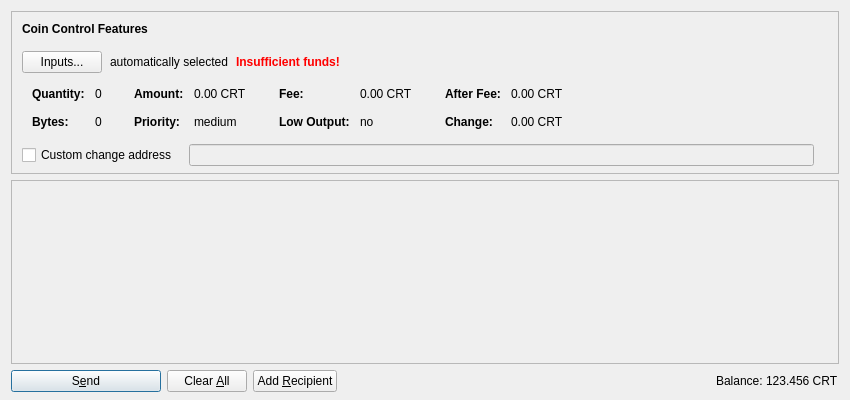
<?xml version="1.0" encoding="UTF-8"?>
<ui version="4.0">
 <class>SendCoinsDialog</class>
 <widget class="QDialog" name="SendCoinsDialog">
  <property name="geometry">
   <rect>
    <x>0</x>
    <y>0</y>
    <width>850</width>
    <height>400</height>
   </rect>
  </property>
  <property name="windowTitle">
   <string>Send Coins</string>
  </property>
  <layout class="QVBoxLayout" name="verticalLayout" stretch="0,1,0">
   <property name="bottomMargin">
    <number>8</number>
   </property>
   <item>
    <widget class="QFrame" name="frameCoinControl">
     <property name="sizePolicy">
      <sizepolicy hsizetype="Expanding" vsizetype="Expanding">
       <horstretch>0</horstretch>
       <verstretch>0</verstretch>
      </sizepolicy>
     </property>
     <property name="maximumSize">
      <size>
       <width>16777215</width>
       <height>16777215</height>
      </size>
     </property>
     <property name="frameShape">
      <enum>QFrame::StyledPanel</enum>
     </property>
     <property name="frameShadow">
      <enum>QFrame::Sunken</enum>
     </property>
     <layout class="QVBoxLayout" name="verticalLayoutCoinControl2">
      <property name="spacing">
       <number>0</number>
      </property>
      <property name="leftMargin">
       <number>0</number>
      </property>
      <property name="topMargin">
       <number>0</number>
      </property>
      <property name="rightMargin">
       <number>0</number>
      </property>
      <property name="bottomMargin">
       <number>6</number>
      </property>
      <item>
       <layout class="QVBoxLayout" name="verticalLayoutCoinControl" stretch="0,0,0,0,1">
        <property name="spacing">
         <number>0</number>
        </property>
        <property name="leftMargin">
         <number>10</number>
        </property>
        <property name="topMargin">
         <number>10</number>
        </property>
        <item>
         <layout class="QHBoxLayout" name="horizontalLayoutCoinControl1">
          <property name="bottomMargin">
           <number>15</number>
          </property>
          <item>
           <widget class="QLabel" name="labelCoinControlFeatures">
            <property name="sizePolicy">
             <sizepolicy hsizetype="Preferred" vsizetype="Maximum">
              <horstretch>0</horstretch>
              <verstretch>0</verstretch>
             </sizepolicy>
            </property>
            <property name="font">
             <font>
              <weight>75</weight>
              <bold>true</bold>
             </font>
            </property>
            <property name="styleSheet">
             <string notr="true">font-weight:bold;</string>
            </property>
            <property name="text">
             <string>Coin Control Features</string>
            </property>
           </widget>
          </item>
         </layout>
        </item>
        <item>
         <layout class="QHBoxLayout" name="horizontalLayoutCoinControl2" stretch="0,0,0,0">
          <property name="spacing">
           <number>8</number>
          </property>
          <property name="bottomMargin">
           <number>10</number>
          </property>
          <item>
           <widget class="QPushButton" name="pushButtonCoinControl">
            <property name="styleSheet">
             <string notr="true"/>
            </property>
            <property name="text">
             <string>Inputs...</string>
            </property>
           </widget>
          </item>
          <item>
           <widget class="QLabel" name="labelCoinControlAutomaticallySelected">
            <property name="text">
             <string>automatically selected</string>
            </property>
            <property name="margin">
             <number>5</number>
            </property>
           </widget>
          </item>
          <item>
           <widget class="QLabel" name="labelCoinControlInsuffFunds">
            <property name="font">
             <font>
              <weight>75</weight>
              <bold>true</bold>
             </font>
            </property>
            <property name="styleSheet">
             <string notr="true">color:red;font-weight:bold;</string>
            </property>
            <property name="text">
             <string>Insufficient funds!</string>
            </property>
            <property name="margin">
             <number>5</number>
            </property>
           </widget>
          </item>
          <item>
           <spacer name="horizontalSpacerCoinControl">
            <property name="orientation">
             <enum>Qt::Horizontal</enum>
            </property>
            <property name="sizeHint" stdset="0">
             <size>
              <width>40</width>
              <height>1</height>
             </size>
            </property>
           </spacer>
          </item>
         </layout>
        </item>
        <item>
         <widget class="QWidget" name="widgetCoinControl" native="true">
          <property name="sizePolicy">
           <sizepolicy hsizetype="Preferred" vsizetype="Preferred">
            <horstretch>0</horstretch>
            <verstretch>0</verstretch>
           </sizepolicy>
          </property>
          <property name="minimumSize">
           <size>
            <width>0</width>
            <height>0</height>
           </size>
          </property>
          <property name="styleSheet">
           <string notr="true"/>
          </property>
          <layout class="QHBoxLayout" name="horizontalLayoutCoinControl5">
           <property name="leftMargin">
            <number>0</number>
           </property>
           <property name="topMargin">
            <number>0</number>
           </property>
           <property name="rightMargin">
            <number>0</number>
           </property>
           <property name="bottomMargin">
            <number>0</number>
           </property>
           <item>
            <layout class="QHBoxLayout" name="horizontalLayoutCoinControl3" stretch="0,0,0,1">
             <property name="spacing">
              <number>20</number>
             </property>
             <property name="topMargin">
              <number>0</number>
             </property>
             <property name="bottomMargin">
              <number>10</number>
             </property>
             <item>
              <layout class="QFormLayout" name="formLayoutCoinControl1">
               <property name="horizontalSpacing">
                <number>10</number>
               </property>
               <property name="verticalSpacing">
                <number>14</number>
               </property>
               <property name="leftMargin">
                <number>10</number>
               </property>
               <property name="topMargin">
                <number>4</number>
               </property>
               <property name="rightMargin">
                <number>6</number>
               </property>
               <item row="0" column="0">
                <widget class="QLabel" name="labelCoinControlQuantityText">
                 <property name="font">
                  <font>
                   <weight>75</weight>
                   <bold>true</bold>
                  </font>
                 </property>
                 <property name="text">
                  <string>Quantity:</string>
                 </property>
                 <property name="margin">
                  <number>0</number>
                 </property>
                </widget>
               </item>
               <item row="0" column="1">
                <widget class="QLabel" name="labelCoinControlQuantity">
                 <property name="cursor">
                  <cursorShape>IBeamCursor</cursorShape>
                 </property>
                 <property name="contextMenuPolicy">
                  <enum>Qt::ActionsContextMenu</enum>
                 </property>
                 <property name="text">
                  <string notr="true">0</string>
                 </property>
                 <property name="margin">
                  <number>0</number>
                 </property>
                 <property name="textInteractionFlags">
                  <set>Qt::LinksAccessibleByMouse|Qt::TextSelectableByKeyboard|Qt::TextSelectableByMouse</set>
                 </property>
                </widget>
               </item>
               <item row="1" column="0">
                <widget class="QLabel" name="labelCoinControlBytesText">
                 <property name="font">
                  <font>
                   <weight>75</weight>
                   <bold>true</bold>
                  </font>
                 </property>
                 <property name="text">
                  <string>Bytes:</string>
                 </property>
                </widget>
               </item>
               <item row="1" column="1">
                <widget class="QLabel" name="labelCoinControlBytes">
                 <property name="cursor">
                  <cursorShape>IBeamCursor</cursorShape>
                 </property>
                 <property name="contextMenuPolicy">
                  <enum>Qt::ActionsContextMenu</enum>
                 </property>
                 <property name="text">
                  <string notr="true">0</string>
                 </property>
                 <property name="textInteractionFlags">
                  <set>Qt::LinksAccessibleByMouse|Qt::TextSelectableByKeyboard|Qt::TextSelectableByMouse</set>
                 </property>
                </widget>
               </item>
              </layout>
             </item>
             <item>
              <layout class="QFormLayout" name="formLayoutCoinControl2">
               <property name="horizontalSpacing">
                <number>10</number>
               </property>
               <property name="verticalSpacing">
                <number>14</number>
               </property>
               <property name="leftMargin">
                <number>6</number>
               </property>
               <property name="topMargin">
                <number>4</number>
               </property>
               <property name="rightMargin">
                <number>6</number>
               </property>
               <item row="0" column="0">
                <widget class="QLabel" name="labelCoinControlAmountText">
                 <property name="font">
                  <font>
                   <weight>75</weight>
                   <bold>true</bold>
                  </font>
                 </property>
                 <property name="text">
                  <string>Amount:</string>
                 </property>
                 <property name="margin">
                  <number>0</number>
                 </property>
                </widget>
               </item>
               <item row="0" column="1">
                <widget class="QLabel" name="labelCoinControlAmount">
                 <property name="cursor">
                  <cursorShape>IBeamCursor</cursorShape>
                 </property>
                 <property name="contextMenuPolicy">
                  <enum>Qt::ActionsContextMenu</enum>
                 </property>
                 <property name="text">
                  <string notr="true">0.00 CRT</string>
                 </property>
                 <property name="textInteractionFlags">
                  <set>Qt::LinksAccessibleByMouse|Qt::TextSelectableByKeyboard|Qt::TextSelectableByMouse</set>
                 </property>
                </widget>
               </item>
               <item row="1" column="0">
                <widget class="QLabel" name="labelCoinControlPriorityText">
                 <property name="font">
                  <font>
                   <weight>75</weight>
                   <bold>true</bold>
                  </font>
                 </property>
                 <property name="text">
                  <string>Priority:</string>
                 </property>
                </widget>
               </item>
               <item row="1" column="1">
                <widget class="QLabel" name="labelCoinControlPriority">
                 <property name="cursor">
                  <cursorShape>IBeamCursor</cursorShape>
                 </property>
                 <property name="contextMenuPolicy">
                  <enum>Qt::ActionsContextMenu</enum>
                 </property>
                 <property name="text">
                  <string notr="true">medium</string>
                 </property>
                 <property name="textInteractionFlags">
                  <set>Qt::LinksAccessibleByMouse|Qt::TextSelectableByKeyboard|Qt::TextSelectableByMouse</set>
                 </property>
                </widget>
               </item>
              </layout>
             </item>
             <item>
              <layout class="QFormLayout" name="formLayoutCoinControl3">
               <property name="horizontalSpacing">
                <number>10</number>
               </property>
               <property name="verticalSpacing">
                <number>14</number>
               </property>
               <property name="leftMargin">
                <number>6</number>
               </property>
               <property name="topMargin">
                <number>4</number>
               </property>
               <property name="rightMargin">
                <number>6</number>
               </property>
               <item row="0" column="0">
                <widget class="QLabel" name="labelCoinControlFeeText">
                 <property name="font">
                  <font>
                   <weight>75</weight>
                   <bold>true</bold>
                  </font>
                 </property>
                 <property name="text">
                  <string>Fee:</string>
                 </property>
                 <property name="margin">
                  <number>0</number>
                 </property>
                </widget>
               </item>
               <item row="0" column="1">
                <widget class="QLabel" name="labelCoinControlFee">
                 <property name="cursor">
                  <cursorShape>IBeamCursor</cursorShape>
                 </property>
                 <property name="contextMenuPolicy">
                  <enum>Qt::ActionsContextMenu</enum>
                 </property>
                 <property name="text">
                  <string notr="true">0.00 CRT</string>
                 </property>
                 <property name="textInteractionFlags">
                  <set>Qt::LinksAccessibleByMouse|Qt::TextSelectableByKeyboard|Qt::TextSelectableByMouse</set>
                 </property>
                </widget>
               </item>
               <item row="1" column="0">
                <widget class="QLabel" name="labelCoinControlLowOutputText">
                 <property name="font">
                  <font>
                   <weight>75</weight>
                   <bold>true</bold>
                  </font>
                 </property>
                 <property name="text">
                  <string>Low Output:</string>
                 </property>
                </widget>
               </item>
               <item row="1" column="1">
                <widget class="QLabel" name="labelCoinControlLowOutput">
                 <property name="cursor">
                  <cursorShape>IBeamCursor</cursorShape>
                 </property>
                 <property name="contextMenuPolicy">
                  <enum>Qt::ActionsContextMenu</enum>
                 </property>
                 <property name="text">
                  <string notr="true">no</string>
                 </property>
                 <property name="textInteractionFlags">
                  <set>Qt::LinksAccessibleByMouse|Qt::TextSelectableByKeyboard|Qt::TextSelectableByMouse</set>
                 </property>
                </widget>
               </item>
              </layout>
             </item>
             <item>
              <layout class="QFormLayout" name="formLayoutCoinControl4">
               <property name="horizontalSpacing">
                <number>10</number>
               </property>
               <property name="verticalSpacing">
                <number>14</number>
               </property>
               <property name="leftMargin">
                <number>6</number>
               </property>
               <property name="topMargin">
                <number>4</number>
               </property>
               <property name="rightMargin">
                <number>6</number>
               </property>
               <item row="0" column="0">
                <widget class="QLabel" name="labelCoinControlAfterFeeText">
                 <property name="font">
                  <font>
                   <weight>75</weight>
                   <bold>true</bold>
                  </font>
                 </property>
                 <property name="text">
                  <string>After Fee:</string>
                 </property>
                 <property name="margin">
                  <number>0</number>
                 </property>
                </widget>
               </item>
               <item row="0" column="1">
                <widget class="QLabel" name="labelCoinControlAfterFee">
                 <property name="cursor">
                  <cursorShape>IBeamCursor</cursorShape>
                 </property>
                 <property name="contextMenuPolicy">
                  <enum>Qt::ActionsContextMenu</enum>
                 </property>
                 <property name="text">
                  <string notr="true">0.00 CRT</string>
                 </property>
                 <property name="textInteractionFlags">
                  <set>Qt::LinksAccessibleByMouse|Qt::TextSelectableByKeyboard|Qt::TextSelectableByMouse</set>
                 </property>
                </widget>
               </item>
               <item row="1" column="0">
                <widget class="QLabel" name="labelCoinControlChangeText">
                 <property name="font">
                  <font>
                   <weight>75</weight>
                   <bold>true</bold>
                  </font>
                 </property>
                 <property name="text">
                  <string>Change:</string>
                 </property>
                </widget>
               </item>
               <item row="1" column="1">
                <widget class="QLabel" name="labelCoinControlChange">
                 <property name="cursor">
                  <cursorShape>IBeamCursor</cursorShape>
                 </property>
                 <property name="contextMenuPolicy">
                  <enum>Qt::ActionsContextMenu</enum>
                 </property>
                 <property name="text">
                  <string notr="true">0.00 CRT</string>
                 </property>
                 <property name="textInteractionFlags">
                  <set>Qt::LinksAccessibleByMouse|Qt::TextSelectableByKeyboard|Qt::TextSelectableByMouse</set>
                 </property>
                </widget>
               </item>
              </layout>
             </item>
            </layout>
           </item>
          </layout>
         </widget>
        </item>
        <item>
         <layout class="QHBoxLayout" name="horizontalLayoutCoinControl4" stretch="0,0,0">
          <property name="spacing">
           <number>12</number>
          </property>
          <property name="sizeConstraint">
           <enum>QLayout::SetDefaultConstraint</enum>
          </property>
          <property name="topMargin">
           <number>5</number>
          </property>
          <property name="rightMargin">
           <number>5</number>
          </property>
          <item>
           <widget class="QCheckBox" name="checkBoxCoinControlChange">
            <property name="toolTip">
             <string>If this is activated, but the change address is empty or invalid, change will be sent to a newly generated address.</string>
            </property>
            <property name="text">
             <string>Custom change address</string>
            </property>
           </widget>
          </item>
          <item>
           <widget class="QValidatedLineEdit" name="lineEditCoinControlChange">
            <property name="enabled">
             <bool>false</bool>
            </property>
            <property name="sizePolicy">
             <sizepolicy hsizetype="Expanding" vsizetype="Fixed">
              <horstretch>0</horstretch>
              <verstretch>0</verstretch>
             </sizepolicy>
            </property>
           </widget>
          </item>
          <item>
           <widget class="QLabel" name="labelCoinControlChangeLabel">
            <property name="sizePolicy">
             <sizepolicy hsizetype="Preferred" vsizetype="Expanding">
              <horstretch>0</horstretch>
              <verstretch>0</verstretch>
             </sizepolicy>
            </property>
            <property name="minimumSize">
             <size>
              <width>0</width>
              <height>0</height>
             </size>
            </property>
            <property name="text">
             <string/>
            </property>
            <property name="margin">
             <number>3</number>
            </property>
           </widget>
          </item>
         </layout>
        </item>
        <item>
         <spacer name="verticalSpacerCoinControl">
          <property name="orientation">
           <enum>Qt::Vertical</enum>
          </property>
          <property name="sizeHint" stdset="0">
           <size>
            <width>800</width>
            <height>1</height>
           </size>
          </property>
         </spacer>
        </item>
       </layout>
      </item>
     </layout>
    </widget>
   </item>
   <item>
    <widget class="QScrollArea" name="scrollArea">
     <property name="widgetResizable">
      <bool>true</bool>
     </property>
     <widget class="QWidget" name="scrollAreaWidgetContents">
      <property name="geometry">
       <rect>
        <x>0</x>
        <y>0</y>
        <width>830</width>
        <height>178</height>
       </rect>
      </property>
      <layout class="QVBoxLayout" name="verticalLayout_2" stretch="0,1">
       <property name="leftMargin">
        <number>0</number>
       </property>
       <property name="topMargin">
        <number>0</number>
       </property>
       <property name="rightMargin">
        <number>0</number>
       </property>
       <property name="bottomMargin">
        <number>0</number>
       </property>
       <item>
        <layout class="QVBoxLayout" name="entries">
         <property name="spacing">
          <number>6</number>
         </property>
        </layout>
       </item>
       <item>
        <spacer name="verticalSpacer">
         <property name="orientation">
          <enum>Qt::Vertical</enum>
         </property>
         <property name="sizeHint" stdset="0">
          <size>
           <width>20</width>
           <height>40</height>
          </size>
         </property>
        </spacer>
       </item>
      </layout>
     </widget>
    </widget>
   </item>
   <item>
    <layout class="QHBoxLayout" name="horizontalLayout">
     <item>
      <widget class="QPushButton" name="sendButton">
       <property name="minimumSize">
        <size>
         <width>150</width>
         <height>0</height>
        </size>
       </property>
       <property name="toolTip">
        <string>Confirm the send action</string>
       </property>
       <property name="text">
        <string>S&amp;end</string>
       </property>
       <property name="icon">
        <iconset resource="../cryptotarget.qrc">
         <normaloff>:/icons/send</normaloff>:/icons/send</iconset>
       </property>
       <property name="default">
        <bool>true</bool>
       </property>
      </widget>
     </item>
     <item>
      <widget class="QPushButton" name="clearButton">
       <property name="sizePolicy">
        <sizepolicy hsizetype="Minimum" vsizetype="Fixed">
         <horstretch>0</horstretch>
         <verstretch>0</verstretch>
        </sizepolicy>
       </property>
       <property name="toolTip">
        <string>Clear all fields of the form.</string>
       </property>
       <property name="text">
        <string>Clear &amp;All</string>
       </property>
       <property name="icon">
        <iconset resource="../cryptotarget.qrc">
         <normaloff>:/icons/remove</normaloff>:/icons/remove</iconset>
       </property>
       <property name="autoRepeatDelay">
        <number>300</number>
       </property>
       <property name="autoDefault">
        <bool>false</bool>
       </property>
      </widget>
     </item>
     <item>
      <widget class="QPushButton" name="addButton">
       <property name="toolTip">
        <string>Send to multiple recipients at once</string>
       </property>
       <property name="text">
        <string>Add &amp;Recipient</string>
       </property>
       <property name="icon">
        <iconset resource="../cryptotarget.qrc">
         <normaloff>:/icons/add</normaloff>:/icons/add</iconset>
       </property>
       <property name="autoDefault">
        <bool>false</bool>
       </property>
      </widget>
     </item>
     <item>
      <spacer name="horizontalSpacer">
       <property name="orientation">
        <enum>Qt::Horizontal</enum>
       </property>
       <property name="sizeHint" stdset="0">
        <size>
         <width>40</width>
         <height>20</height>
        </size>
       </property>
      </spacer>
     </item>
     <item>
      <layout class="QHBoxLayout" name="horizontalLayout_2">
       <property name="spacing">
        <number>3</number>
       </property>
       <item>
        <widget class="QLabel" name="label">
         <property name="sizePolicy">
          <sizepolicy hsizetype="Preferred" vsizetype="Fixed">
           <horstretch>0</horstretch>
           <verstretch>0</verstretch>
          </sizepolicy>
         </property>
         <property name="text">
          <string>Balance:</string>
         </property>
        </widget>
       </item>
       <item>
        <widget class="QLabel" name="labelBalance">
         <property name="sizePolicy">
          <sizepolicy hsizetype="Preferred" vsizetype="Fixed">
           <horstretch>0</horstretch>
           <verstretch>0</verstretch>
          </sizepolicy>
         </property>
         <property name="cursor">
          <cursorShape>IBeamCursor</cursorShape>
         </property>
         <property name="text">
          <string notr="true">123.456 CRT</string>
         </property>
         <property name="textInteractionFlags">
          <set>Qt::LinksAccessibleByMouse|Qt::TextSelectableByKeyboard|Qt::TextSelectableByMouse</set>
         </property>
        </widget>
       </item>
      </layout>
     </item>
    </layout>
   </item>
  </layout>
 </widget>
 <customwidgets>
  <customwidget>
   <class>QValidatedLineEdit</class>
   <extends>QLineEdit</extends>
   <header>qvalidatedlineedit.h</header>
  </customwidget>
 </customwidgets>
 <resources>
  <include location="../cryptotarget.qrc"/>
 </resources>
 <connections/>
</ui>
